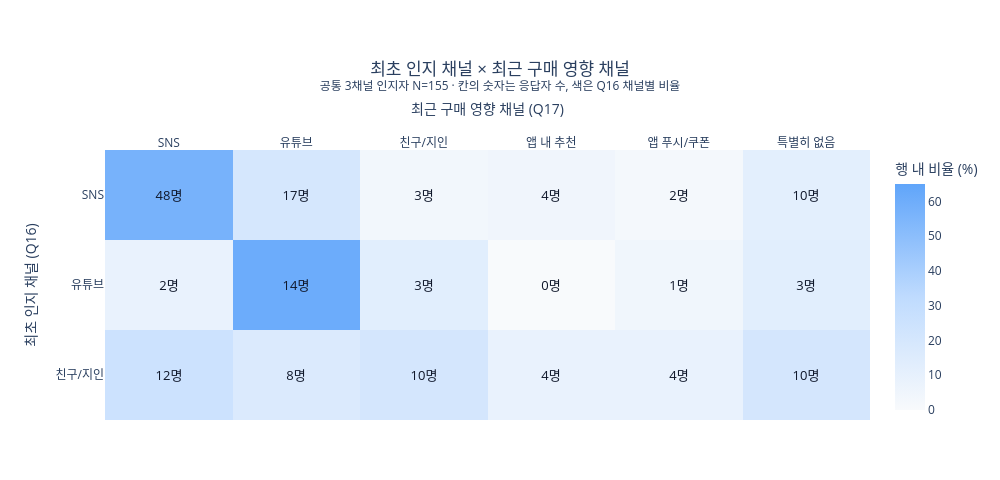

The notebook cell this image was saved under:
### Code cell
# 가설 3 대상 155명의 인지 × 구매 영향 채널 교차표를 표시한다.
INF_FULL = ['SNS', '유튜브', '친구/지인', '앱 내 추천', '앱 푸시/쿠폰', '특별히 없음']
cross_di = (
    run('channel_cross')
    .pivot(index='discovery', columns='influence', values='n')
    .reindex(index=COMMON_CH, columns=INF_FULL)
    .fillna(0).astype(int)
)
assert cross_di.to_dict('index') == {
    'SNS': {'SNS':48, '유튜브':17, '친구/지인':3, '앱 내 추천':4, '앱 푸시/쿠폰':2, '특별히 없음':10},
    '유튜브': {'SNS':2, '유튜브':14, '친구/지인':3, '앱 내 추천':0, '앱 푸시/쿠폰':1, '특별히 없음':3},
    '친구/지인': {'SNS':12, '유튜브':8, '친구/지인':10, '앱 내 추천':4, '앱 푸시/쿠폰':4, '특별히 없음':10},
}
assert int(cross_di.to_numpy().sum()) == channel_n
assert cross_di.sum(axis=1).to_dict() == cross_match.sum(axis=1).to_dict()
assert all(int(cross_di.loc[ch, ch]) == int(cross_match.loc[ch, '일치']) for ch in COMMON_CH)

# 칸은 응답자 수, 색은 최초 인지 채널(Q16)별 행 비율이다.
cross_di_pct = (cross_di.div(cross_di.sum(axis=1), axis=0) * 100).round(1)
fig = go.Figure(go.Heatmap(
    z=cross_di_pct.to_numpy(), x=INF_FULL, y=COMMON_CH,
    text=[[f'{int(n)}명' for n in row] for row in cross_di.to_numpy()],
    texttemplate='%{text}', textfont=dict(size=13, color='#0F172A'),
    colorscale=[[0, '#F8FAFC'], [0.5, '#BFDBFE'], [1, '#60A5FA']],
    zmin=0, zmax=65, colorbar=dict(title='행 내 비율 (%)'),
    hovertemplate='Q16 %{y} → Q17 %{x}<br>%{text}<br>행 내 비율 %{z:.1f}%<extra></extra>',
))
fig.update_layout(
    title=dict(text=f'최초 인지 채널 × 최근 구매 영향 채널<br><sup>공통 3채널 인지자 N={channel_n} · 칸의 숫자는 응답자 수, 색은 Q16 채널별 비율</sup>', x=0.5),
    xaxis=dict(title='최근 구매 영향 채널 (Q17)', side='top'),
    yaxis=dict(title='최초 인지 채널 (Q16)', autorange='reversed'),
    plot_bgcolor='white', paper_bgcolor='white',
    height=480, width=1000, margin=dict(l=105, r=100, t=150, b=60),
)
fig.show()

### Figure 1 — Plotly figure (JSON) as saved in the notebook; plotly's stock layout.template omitted (floating-point values rounded to 4 significant figures)
{"data": [{"colorbar": {"title": {"text": "행 내 비율 (%)"}}, "colorscale": [[0, "#F8FAFC"], [0.5, "#BFDBFE"], [1, "#60A5FA"]], "hovertemplate": "Q16 %{y} → Q17 %{x}<br>%{text}<br>행 내 비율 %{z:.1f}%<extra></extra>", "text": [["48명", "17명", "3명", "4명", "2명", "10명"], ["2명", "14명", "3명", "0명", "1명", "3명"], ["12명", "8명", "10명", "4명", "4명", "10명"]], "textfont": {"color": "#0F172A", "size": 13}, "texttemplate": "%{text}", "type": "heatmap", "x": ["SNS", "유튜브", "친구/지인", "앱 내 추천", "앱 푸시/쿠폰", "특별히 없음"], "y": ["SNS", "유튜브", "친구/지인"], "z": [[57.1, 20.2, 3.6, 4.8, 2.4, 11.9], [8.7, 60.9, 13.0, 0.0, 4.3, 13.0], [25.0, 16.7, 20.8, 8.3, 8.3, 20.8]], "zmax": 65, "zmin": 0}], "layout": {"height": 480, "margin": {"b": 60, "l": 105, "r": 100, "t": 150}, "paper_bgcolor": "white", "plot_bgcolor": "white", "title": {"text": "최초 인지 채널 × 최근 구매 영향 채널<br><sup>공통 3채널 인지자 N=155 · 칸의 숫자는 응답자 수, 색은 Q16 채널별 비율</sup>", "x": 0.5}, "width": 1000, "xaxis": {"side": "top", "title": {"text": "최근 구매 영향 채널 (Q17)"}}, "yaxis": {"autorange": "reversed", "title": {"text": "최초 인지 채널 (Q16)"}}}}
